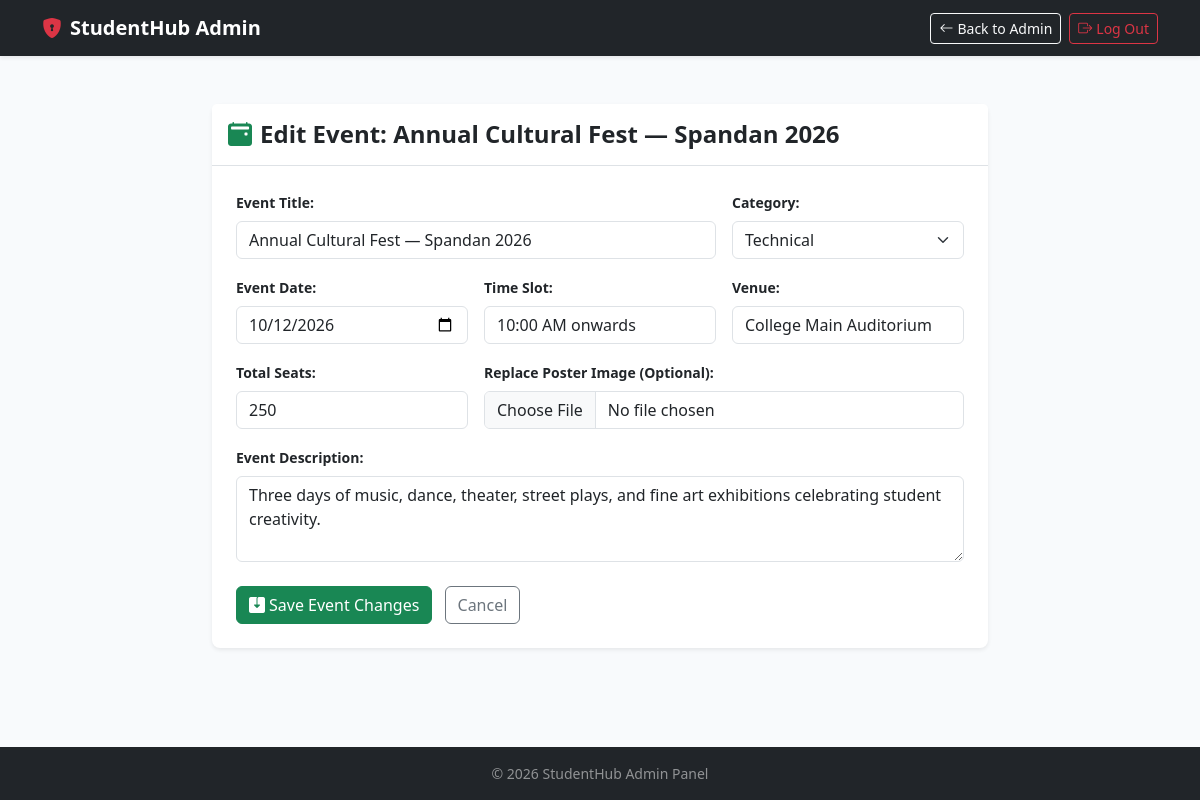
Page /edit_event.php?id=2 (signed in) on the committed database.
### tables this page shows
CREATE TABLE `events` (
    `id` INT AUTO_INCREMENT PRIMARY KEY,
    `title` VARCHAR(150) NOT NULL,
    `category` VARCHAR(50) NOT NULL,
    `event_date` DATE NOT NULL,
    `time_slot` VARCHAR(50) NOT NULL,
    `venue` VARCHAR(150) NOT NULL,
    `description` TEXT NOT NULL,
    `poster` VARCHAR(255) DEFAULT NULL,
    `seats_available` INT NOT NULL DEFAULT 50,
    `status` ENUM('Open', 'Closed', 'Cancelled') NOT NULL DEFAULT 'Open',
    `created_at` TIMESTAMP DEFAULT CURRENT_TIMESTAMP
);

### php/db.php (called while the page is built, shortened)
<?php
function get_db_connection() {
    static $connection = null;
    if ($connection === null) {
        try {
            $connection = @new mysqli(DB_HOST, DB_USER, DB_PASS, DB_NAME, DB_PORT);
            if ($connection->connect_errno) {
                $fallback = @new mysqli(DB_HOST, DB_USER, DB_PASS, '', DB_PORT);
                $connection = !$fallback->connect_errno ? $fallback : false;
            } else {
                $connection->set_charset("utf8mb4");
            }
        } catch (Exception $e) {
            $connection = false;
        }
    }
    return $connection;
}
function db_fetch_all($sql, $params = [], $types = "") {
    $conn = get_db_connection();
    $stmt = $conn->prepare($sql);
    if (empty($types)) {
        $types = str_repeat("s", count($params));
    }
    $stmt->bind_param($types, ...$params);
    $stmt->execute();
    $result = $stmt->get_result();
    $rows = $result ? $result->fetch_all(MYSQLI_ASSOC) : [];
    return $rows;
}
function db_fetch_one($sql, $params = [], $types = "") {
    $rows = db_fetch_all($sql, $params, $types);
    return !empty($rows) ? $rows[0] : null;
}

### edit_event.php (the view, shortened to what this page needs)
<?php
require_once __DIR__ . '/php/db.php';
$id = isset($_GET['id']) ? (int)$_GET['id'] : (int)($_POST['id'] ?? 0);
$event = db_fetch_one("SELECT * FROM events WHERE id = ?", [$id]);
$seats_val = isset($event['seats_available']) ? (int)$event['seats_available'] : (isset($event['seats']) ? (int)$event['seats'] : 50);
?>
<!DOCTYPE html>
<html lang="en">
<head>
    <link href="https://cdn.jsdelivr.net/npm/bootstrap@5.3.3/dist/css/bootstrap.min.css" rel="stylesheet">
    <link rel="stylesheet" href="https://cdn.jsdelivr.net/npm/bootstrap-icons@1.11.3/font/bootstrap-icons.min.css">
</head>
<body>
    <nav class="navbar navbar-expand-lg navbar-dark bg-dark shadow-sm">
        <div class="container">
            <a class="navbar-brand fw-bold" href="admin.php">
                <i class="bi bi-shield-lock-fill text-danger me-2"></i>StudentHub Admin
            </a>
            <div class="ms-auto d-flex gap-2">
                <a href="admin.php" class="btn btn-outline-light btn-sm"><i class="bi bi-arrow-left me-1"></i>Back to Admin</a>
                <a href="logout.php" class="btn btn-outline-danger btn-sm"><i class="bi bi-box-arrow-right me-1"></i>Log Out</a>
            </div>
        </div>
    </nav>
    <main class="container my-5 flex-grow-1" style="max-width: 800px;">
        <div class="card border-0 shadow-sm rounded-3">
            <div class="card-header bg-white border-bottom py-3">
                <h4 class="card-title mb-0 fw-bold">
                    <i class="bi bi-calendar2-event-fill text-success me-2"></i>Edit Event: <?php echo htmlspecialchars($event['title']); ?>
                </h4>
            </div>
            <div class="card-body p-4">
                <form action="edit_event.php?id=<?php echo (int)$event['id']; ?>" method="post" enctype="multipart/form-data">
                    <div class="row g-3">
                        <div class="col-12 col-md-8">
                            <label class="form-label small fw-semibold">Event Title:</label>
                            <input type="text" name="title" class="form-control" value="<?php echo htmlspecialchars($event['title']); ?>" required>
                        </div>
                        <div class="col-12 col-md-4">
                            <label class="form-label small fw-semibold">Category:</label>
                            <select name="category" class="form-select">
                                <option value="technical" <?php echo $event['category'] === 'technical' ? 'selected' : ''; ?>>Technical</option>
                            </select>
                        </div>
                        <div class="col-12 col-md-4">
                            <label class="form-label small fw-semibold">Event Date:</label>
                            <input type="date" name="event_date" class="form-control" value="<?php echo htmlspecialchars($event['event_date']); ?>" required>
                        </div>
                        <div class="col-12 col-md-4">
                            <label class="form-label small fw-semibold">Time Slot:</label>
                            <input type="text" name="time_slot" class="form-control" value="<?php echo htmlspecialchars($event['time_slot']); ?>" required>
                        </div>
                        <div class="col-12 col-md-4">
                            <label class="form-label small fw-semibold">Venue:</label>
                            <input type="text" name="venue" class="form-control" value="<?php echo htmlspecialchars($event['venue']); ?>" required>
                        </div>
                        <div class="col-12 col-md-4">
                            <label class="form-label small fw-semibold">Total Seats:</label>
                            <input type="number" name="seats" class="form-control" value="<?php echo $seats_val; ?>" required>
                        </div>
                        <div class="col-12 col-md-8">
                            <label class="form-label small fw-semibold">Replace Poster Image (Optional):</label>
                            <input type="file" name="poster" class="form-control" accept="image/*">
                        </div>
                        <div class="col-12">
                            <label class="form-label small fw-semibold">Event Description:</label>
                            <textarea name="description" class="form-control" rows="3" required><?php echo htmlspecialchars($event['description']); ?></textarea>
                        </div>
                        <div class="col-12 mt-4">
                            <button type="submit" class="btn btn-success"><i class="bi bi-save2-fill me-1"></i>Save Event Changes</button>
                            <a href="admin.php" class="btn btn-outline-secondary ms-2">Cancel</a>
                        </div>
                    </div>
                </form>
            </div>
        </div>
    </main>
    <footer class="bg-dark text-white py-3 mt-auto text-center small text-white-50">
        &copy; 2026 StudentHub Admin Panel
    </footer>
</body>
</html>

### edit_event.php (style rules this page uses)
body { background-color: #f8fafc; min-height: 100vh; display: flex; flex-direction: column; }

### rows in the picture
events: title "Annual Cultural Fest — Spandan 2026", event_date "10/12/2026", time_slot "10:00 AM onwards", venue "College Main Auditorium", seats "250", description "Three days of music, dance, theater, street plays, and fine art exhibitions celebrating student creativity."
